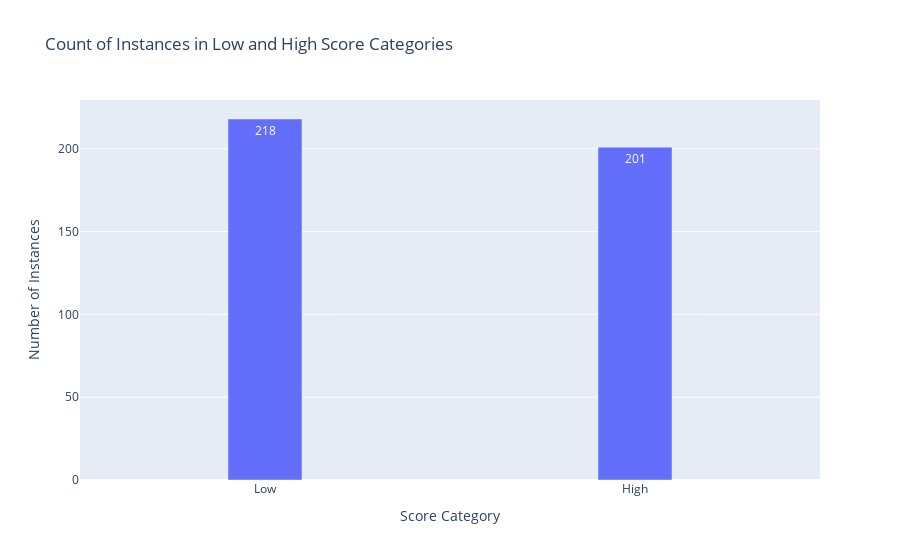

The code cell stored with this chart in its notebook:
### Code cell
# Count the instances for each Score_Category
score_category_counts = filtered_df['Score_Category'].value_counts()

# Create a bar plot using Plotly to visualize the counts of 'Low' and 'High'
fig00 = px.bar(x=score_category_counts.index, 
             y=score_category_counts.values, 
             labels={'x': 'Score Category', 'y': 'Count of Instances'}, 
             title='Count of Instances in Low and High Score Categories',
             text=score_category_counts.values)  # Display counts on bars

# Customize the layout
fig00.update_layout(xaxis_title='Score Category', 
                  yaxis_title='Number of Instances',
                  showlegend=False, bargap=0.8)

# Show the figure
fig00.show()

### Figure 1 — Plotly figure (JSON) as saved in the notebook; plotly's stock layout.template omitted (floating-point values rounded to 4 significant figures)
{"data": [{"alignmentgroup": "True", "hovertemplate": "Score Category=%{x}<br>Count of Instances=%{y}<br>text=%{text}<extra></extra>", "legendgroup": "", "marker": {"color": "#636efa", "pattern": {"shape": ""}}, "name": "", "offsetgroup": "", "orientation": "v", "showlegend": false, "text": [218, 201], "textposition": "auto", "type": "bar", "x": ["Low", "High"], "xaxis": "x", "y": [218, 201], "yaxis": "y"}], "layout": {"bargap": 0.8, "barmode": "relative", "legend": {"tracegroupgap": 0}, "showlegend": false, "title": {"text": "Count of Instances in Low and High Score Categories"}, "xaxis": {"anchor": "y", "domain": [0, 1], "title": {"text": "Score Category"}}, "yaxis": {"anchor": "x", "domain": [0, 1], "title": {"text": "Number of Instances"}}}}
